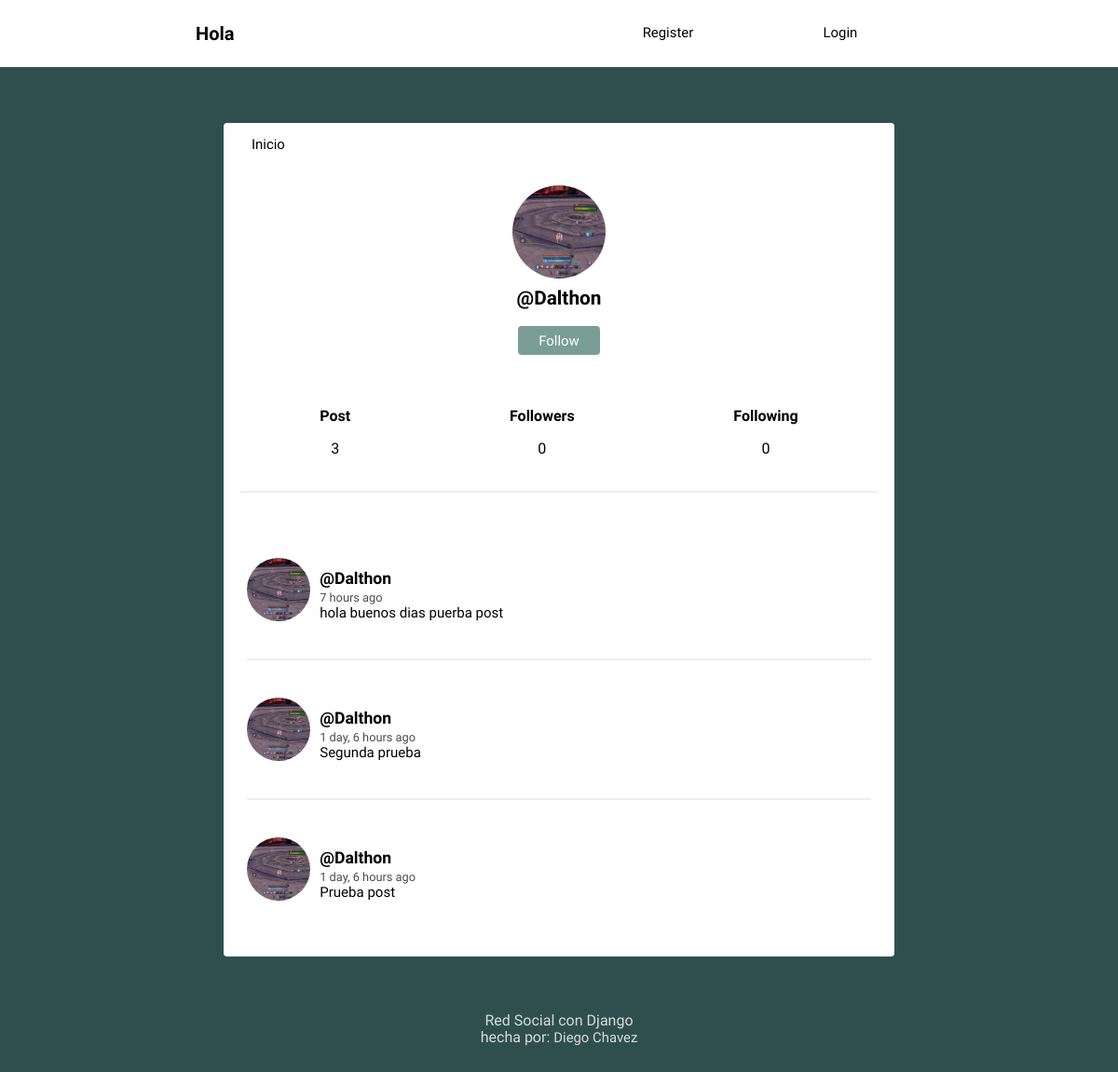
The page /profile/Dalthon/ on the database its author committed.
### social/models.py (models this page shows, shortened)
class Profile(models.Model):
    user = models.OneToOneField(User,on_delete=models.CASCADE)
    image = models.ImageField(default='batman.png')

class Post(models.Model):
    user = models.ForeignKey(User,on_delete=models.CASCADE,related_name='posts')
    timestamp =models.DateTimeField(default=timezone.now)
    content = models.TextField()
    class Meta:
        ordering= ['-timestamp']

### social/views.py (the view)
# urls.py: path('profile/', views.profile,name='profile'),
def profile(request,username=None):
    current_user=request.user
    if username and username != current_user.username:
        user=User.objects.get(username=username)
        posts =user.posts.all()
    else:
        posts = current_user.posts.all()
        user = current_user
    return render(request,'social/profile.html',{'user':user,'posts':posts})

### social/templates/social/profile.html
{% extends 'social/feed.html' %}
{% block content %}
<div class="profile">
	<img src="{{ user.profile.image.url }}">
	<h2>@{{ user.username }}</h2>
	<button><a class="follow-button" href="#">Follow</a></button>
</div>
<div class="follow">
	<div>
		<h5>Post</h5>
		<p>{{ user.posts.count }}</p>
	</div>
	<div>
		<h5>Followers</h5>
		<p>0</p>
	</div>
	<div>
		<h5>Following</h5>
		<p>0</p>
	</div>
</div>
{{block.super }}
{% endblock %}

### social/templates/social/feed.html (shortened to what this page needs)
{% extends 'social/layout.html' %}
{% load humanize %}
{% block content %}
{% for post in posts %}
<article>
    <div class="container-article">
        <img src="{{ post.user.profile.image.url }}">
        <div>
            <h2 class="username"><a href="{% url 'profile' post.user.username %}">@{{ post.user.username }}</a></h2>
            <time data-time="#">{{ post.timestamp|naturaltime}}</time>
            <div class="post">{{ post.content }}</div>
        </div>
    </div>
</article>
{% endfor %}
{% endblock %}

### social/templates/social/layout.html (shortened to what this page needs)
<!DOCTYPE html>
<html>
<head>
	<link rel="stylesheet" type="text/css" href="../../static/normalize.css">
	<link rel="stylesheet" type="text/css" href="../../static/style.css">
</head>
<body>
	<header class="main-head">
		<nav class="main">
			<h1 id="logo">Hola</h1>
			<ul>
				{% if request.user.is_authenticated %}
				<li><a href="{% url 'logout' %}">Logout</a></li>
				{% else %}
				<li><a href="{% url 'register' %}">Register</a></li>
				<li><a href="{% url 'login' %}">Login</a></li>
				{% endif %}
			</ul>
		</nav>
	</header>
	<div class="main">
		<nav class="second-nav">
			<a class="feed" href="{% url 'feed' %}">Inicio</a>
		</nav>
		{% block content %}
		{% endblock content %}
	</div>
	<footer>
		<div class="row">
			<p>Red Social con Django<br>hecha por: <a href="">Diego Chavez</a></p>
		</div>
	</footer>
</body>
</html>

### social/static/style.css (style rules this page uses)
body { background: #2F4F4F; font-size: 62.5%; font-family: 'Varela Round', Helvetica, Arial, serif; }
h5 { font-size: 1rem; margin-bottom: 0; }
p { font-size: 1rem; }
button { font-size: 1rem; color: white; padding: 0.4rem 1.4rem; border: none; background: #7A9D96; border-radius: 4px; cursor: pointer; }
img { object-fit: cover; }
.main-head { background: white; color: black; }
nav.main { min-height: 7vh; display: flex; width: 65%; margin: auto; align-items: center; padding: 0.5rem; }
nav.main ul { display: flex; flex: 1 1 40rem; justify-content: space-around; align-items: center; list-style: none; }
#logo { flex: 2 1 40rem; }
a { font-size: .93rem; text-decoration: none; color: black; }
.main { background: white; width: 60%; margin: 5% auto; border-radius: 4px; padding-bottom: 20px; }
.second-nav { display: flex; padding: 15px 30px; }
.second-nav .feed { flex: 1 1 30px; }
article { width: 93%; margin: auto; padding: 40px 0; border-bottom: 2px solid #ECEEEF; }
.username { margin-bottom: .2rem; }
.username a { font-size: 1.1rem; }
.container-article { display: flex; }
.container-article img { height: 68px; width: 68px; margin-right: 10px; border-radius: 50%; }
article:last-child { border-bottom: 0; }
time { font-size: .8rem; opacity: .7; }
.post { font-size: .94rem; }
.profile { display: flex; align-items: center; flex-direction: column; }
.profile img { height: 100px; width: 100px; margin-right: 10px; border-radius: 50%; margin: 20px; }
.profile h2 { margin-top: -10px; font-size: 1.3rem; }
.follow { display: flex; width: 95%; justify-content: space-around; margin: 30px auto; text-align: center; border-bottom: 2px solid #ECEEEF; padding-bottom: 20px; }
footer { color: white; text-align: center; font-size: .875em; margin: 40px 0; }
footer p { opacity: .8; }
footer p a { color: white; }
.follow-button { color: white; }

### rows shown on the page
Post: user.profile.image (picture), user.username "Dalthon", timestamp "7 hours ago", content "hola buenos dias puerba post"
Post: user.profile.image (picture), user.username "Dalthon", timestamp "1 day, 6 hours ago", content "Segunda prueba"
Post: user.profile.image (picture), user.username "Dalthon", timestamp "1 day, 6 hours ago", content "Prueba post"

### other values the page prints
{{ user.username }} "Dalthon"
{{ user.posts.count }} "3"
